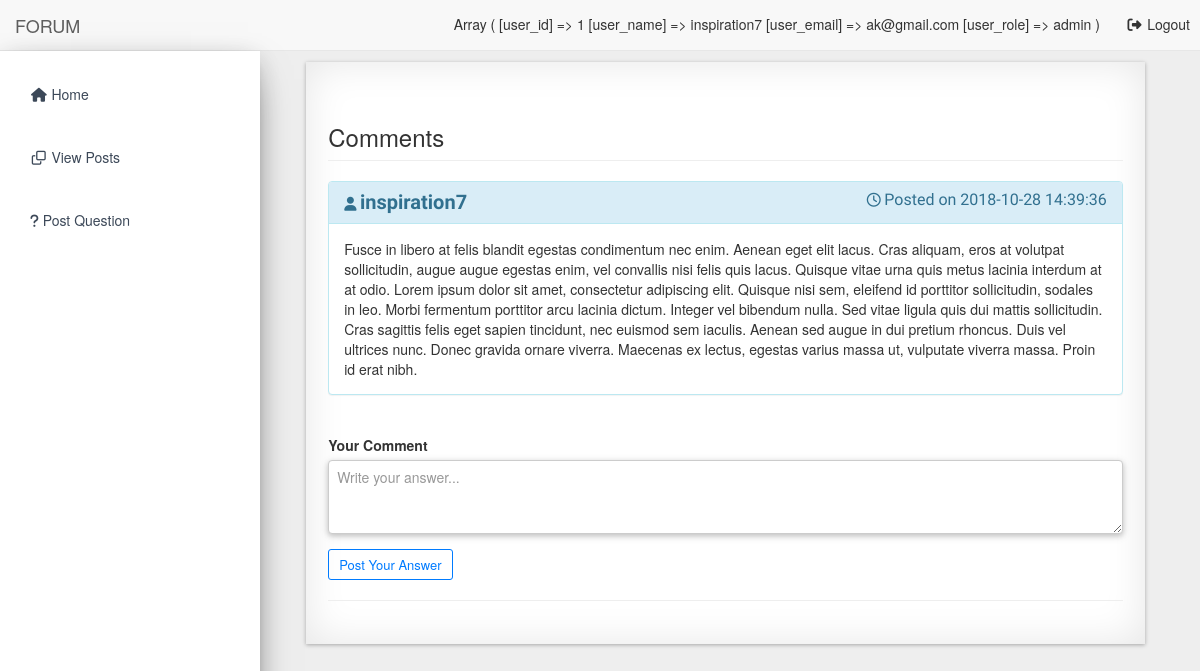
Screenshot of /posts/comments.php?post_id=1&post_user_id=1 (signed in) with the database file from the repository.
### tables this page shows
CREATE TABLE `users` (
  `user_id` int(11) NOT NULL,
  `first_name` varchar(255) NOT NULL,
  `last_name` varchar(255) NOT NULL,
  `user_name` varchar(255) NOT NULL,
  `user_password` varchar(255) NOT NULL,
  `user_email` varchar(255) NOT NULL,
  `user_dob` date NOT NULL,
  `user_branch` varchar(255) NOT NULL,
  `user_posts` int(11) NOT NULL,
  `user_role` varchar(255) NOT NULL,
  `user_profile_img` text NOT NULL,
  `user_created_at` datetime NOT NULL,
  `is_deleted` bit(1) NOT NULL DEFAULT b'0',
  `deleted_by` int(11) NOT NULL,
  `deleted_at` datetime NOT NULL
);

CREATE TABLE `posts` (
  `post_id` int(11) NOT NULL,
  `post_content` text NOT NULL,
  `post_image` text NOT NULL,
  `post_user_id` int(11) NOT NULL,
  `post_tags` mediumtext NOT NULL,
  `created_at` datetime NOT NULL,
  `deleted_at` datetime NOT NULL,
  `is_deleted` bit(1) NOT NULL DEFAULT b'0',
  `deleted_by` int(11) NOT NULL,
  `updated_at` datetime NOT NULL,
  `updated_by` int(11) NOT NULL,
  `post_points` int(11) NOT NULL
);

### classes/Users.php (called while the page is built, shortened)
<?php
	require_once("Database.php");
	class Users {
		private $connection;
		public function __construct() {
			global $database;
			$this->connection = $database->getConnection();
		}
		public function getUserDetailsById($user_id, $columns) {
			$sql = "SELECT $columns FROM users WHERE user_id = $user_id";
			$result_set = $this->connection->query($sql);
			return $result_set;
		}
	}
?>

### classes/Database.php (called while the page is built, shortened)
<?php
    class Database {
        private $servername;
        private $username;
        private $password;
        private $database;
        private $connection;
        public function __construct() {
            $this->servername = "localhost";
            $this->username = "aniket";
            $this->password = "aniket";
            $this->database = "forumdb";
        }
        public function connectDB() {
            $this->connection = new mysqli($this->servername, $this->username, $this->password, $this->database);
        }
        public function getConnection() {
            return $this->connection;
        }
    }
    $database = new Database();
?>

### classes/Posts.php (called while the page is built, shortened)
<?php
	require_once("Database.php");
	class Posts {
		private $connection;
		public function __construct() {
			global $database;
			$this->connection = $database->getConnection();
		}
		public function getPostById($post_id, $columns) {
			$sql = "SELECT $columns FROM posts WHERE post_id = $post_id";
			$result_set = $this->connection->query($sql);
			return $result_set;
		}
	}
?>

### posts/comments.php (the view, shortened to what this page needs)
<!DOCTYPE html>
<html lang="en">
<?php
    require_once("../ui-elements/header.php");
?>
<body>
    <div id="wrapper">
        <?php
            require_once("../ui-elements/navigation.php");
        ?>
        <div id="page-wrapper">
            <div class="container-fluid container-fluid-mine effect8 padding-mine">
                <div class="row">
                    <div class="col-lg-12">
                        <h3 class="page-header">Comments</h3>
                    </div>
                </div>
                <?php
                    require_once("../classes/Posts.php");
                    require_once("../classes/Users.php");
                    if(isset($_GET['post_id'])) {
                        $posts = new Posts();
                        $resultant_row = $posts->getPostById($_GET['post_id'], "*");
                        extract(mysqli_fetch_assoc($resultant_row));
                        $users = new Users();
                        $resultant_row = $users->getUserDetailsById($post_user_id, "user_name");
                        extract(mysqli_fetch_assoc($resultant_row));
                ?>
                        <div class="panel panel-info">
                            <div class="panel-heading">
                                <i class="fa fa-user" aria-hidden="true"> <div style="font-size: 20px; font-family: 'Cantora One'; display: inline;"><?php echo $user_name; ?></div></i>
                                <i class="fa fa-clock-o" aria-hidden="true" style="float: right;"> <div style="font-size: 16px; font-family: 'Cantora One'; display: inline;">Posted on <?php echo $created_at; ?></div></i>
                            </div>
                            <div class="panel-body">
                                <?php echo $post_content; ?>
                            </div>
                        </div>
                <?php
                    }
                ?>
                <div class="form-group">
                    <br>
                    <label for="comment_content">Your Comment</label>
                    <div class="form-group shadow-textarea-mine">
                        <textarea id="comment_content" name="comment_content" class="form-control z-depth-1-mine" rows="3" placeholder="Write your answer..."></textarea>
                    </div>
                </div>
                <button class="btn btn-outline btn-success-mine btn-sm" style="font-size: 13px;" id="post_comment" name="post_comment">Post Your Answer</button>
                <hr>
            </div>
        </div>
    </div>

### assets/css/myStyles.css (style rules this page uses)
.btn-success-mine.btn-outline { color: #007bff; }
.btn-success-mine { color: #007bff; border-color: #007bff; }
.shadow-textarea-mine textarea.form-control::placeholder { font-weight: 300; }
.shadow-textarea-mine textarea.form-control { padding-left: 0.8rem; }
.z-depth-1-mine { -webkit-box-shadow: 0 2px 5px 0 rgba(0, 0, 0, 0.16), 0 2px 10px 0 rgba(0, 0, 0, 0.12); box-shadow: 0 2px 5px 0 rgba(0, 0, 0, 0.16), 0 2px 10px 0 rgba(0, 0, 0, 0.12); }
div#page-wrapper>div.container-fluid-mine { margin: 25px; margin-top: 7%; background: #fff!important; }
.padding-mine { padding: 2.5%; }
.effect8 { position:relative; -webkit-box-shadow:0 1px 4px rgba(0, 0, 0, 0.3), 0 0 40px rgba(0, 0, 0, 0.1) inset; -moz-box-shadow:0 1px 4px rgba(0, 0, 0, 0.3), 0 0 40px rgba(0, 0, 0, 0.1) inset; box-shadow:0 1px 4px rgba(0, 0, 0, 0.3), 0 0 40px rgba(0, 0, 0, 0.1) inset; }
.effect8:before, .effect8:after { content:""; position:absolute; z-index:-1; -webkit-box-shadow:0 0 20px rgba(0,0,0,0.8); -moz-box-shadow:0 0 20px rgba(0,0,0,0.8); box-shadow:0 0 20px rgba(0,0,0,0.8); top:10px; bottom:10px; left:0; right:0; -moz-border-radius:100px / 10px; border-radius:100px / 10px; }
.effect8:after { right:10px; left:auto; -webkit-transform:skew(8deg) rotate(3deg); -moz-transform:skew(8deg) rotate(3deg); -ms-transform:skew(8deg) rotate(3deg); -o-transform:skew(8deg) rotate(3deg); transform:skew(8deg) rotate(3deg); }

### rows the page displays
users: user_name "inspiration7"
posts: created_at "2018-10-28 14:39:36", post_content "Fusce in libero at felis blandit egestas condimentum nec enim. Aenean eget elit lacus. Cras aliquam, eros at volutpat sollicitudin, augue augue egestas enim, vel convallis nisi felis quis lacus. Quisque vitae urna quis metus lacinia interdum at at odio. Lorem ipsum dolor sit amet, consectetur adipiscing elit. Quisque nisi sem, eleifend id porttitor sollicitudin, sodales in leo. Morbi fermentum porttitor arcu lacinia dictum. Integer vel bibendum nulla. Sed vitae ligula quis dui mattis sollicitudin. Cras sagittis felis eget sapien tincidunt, nec euismod sem iaculis. Aenean sed augue in dui pretium rhoncus. Duis vel ultrices nunc. Donec gravida ornare viverra. Maecenas ex lectus, egestas…"
